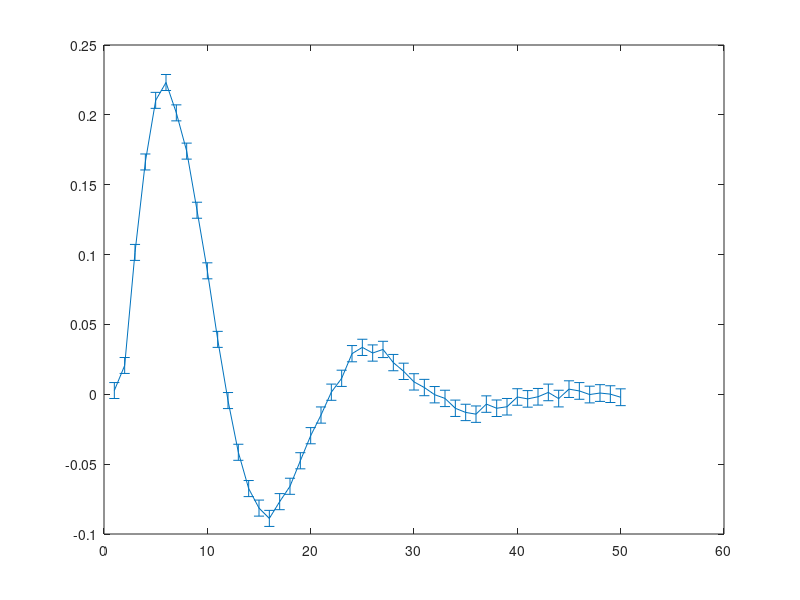

Reproduce this figure in MATLAB.
laserbeamdata = load('laserbeamdataN.mat');
y = laserbeamdata.y;
u = laserbeamdata.u;
Te = 1e-3; % sampling time

N = length(y);
m = 50;
Phi = toeplitz(u, [u(1);zeros(N-1,1)]);

% truncate
Phi = Phi(:,1:m);

% least squares
% theta = pinv(Phi'*Phi)*Phi'*y;
theta = Phi\y;

% reconstruct
yhat = Phi*theta;

% compare
plot(y);
hold on
plot(yhat);
hold off

% loss function
J = sum((y - yhat).^2);


% covariance of parameters theta

var_hat = J/(N-m);

cov = var_hat*pinv(Phi'*Phi);
two_sigma = 2*sqrt(diag(cov));

errorbar(theta, two_sigma)
